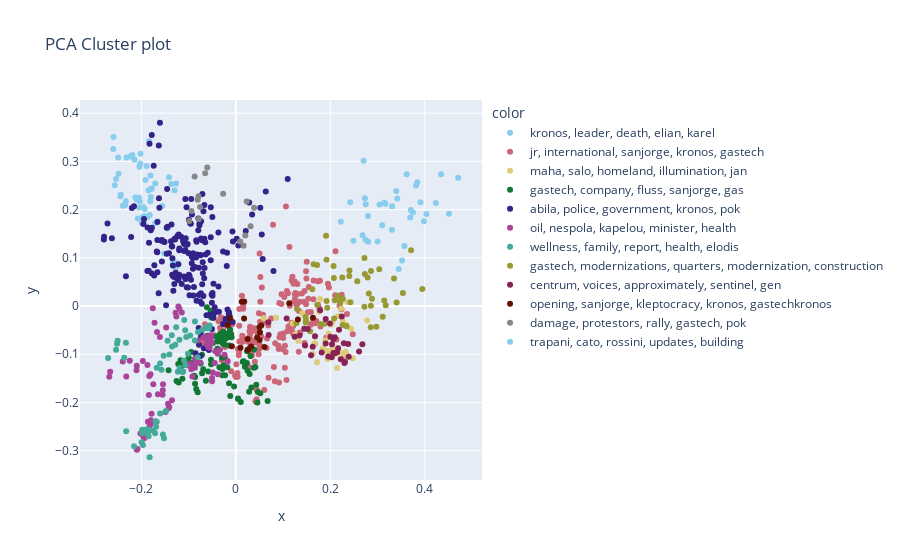
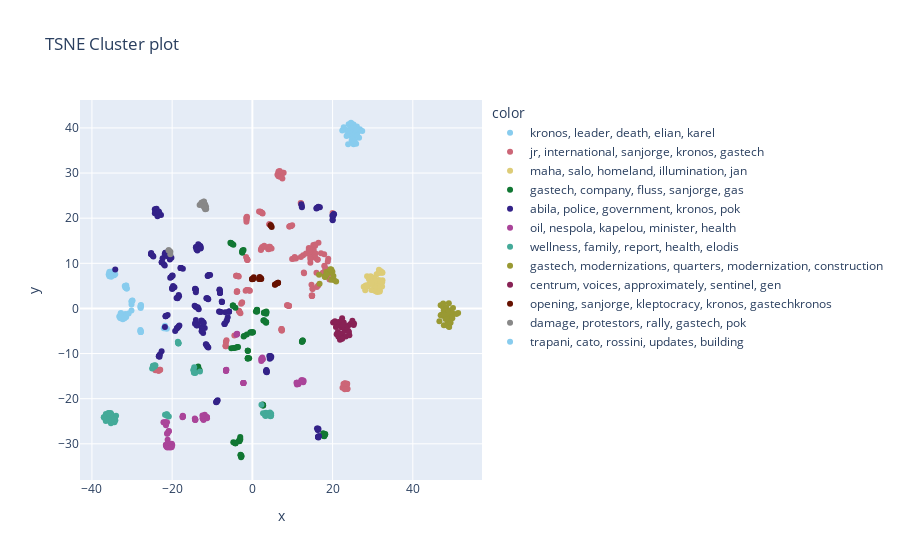

The notebook cell these images were saved under, in order:
### Code cell
def plot_tsne_pca(data, labels):
    pca = PCA(n_components=2).fit_transform(np.asarray(data.todense()))
    tsne = TSNE().fit_transform(PCA(n_components=50).fit_transform(np.asarray(data.todense())))

    cluster_keywords = get_top_keywords(data, prediction, vectorizer.get_feature_names_out(), 5)
    new_labels = [cluster_keywords[i] for i in labels]
   
    fig = px.scatter(x=pca[:, 0], y=pca[:, 1], title="PCA Cluster plot", color=new_labels, color_discrete_sequence=px.colors.qualitative.Safe)
    fig.show()
    
    fig2 = px.scatter(x=tsne[:, 0], y=tsne[:, 1], color=new_labels, title="TSNE Cluster plot", color_discrete_sequence=px.colors.qualitative.Safe)
    fig2.show()
    
plot_tsne_pca(X, prediction)
